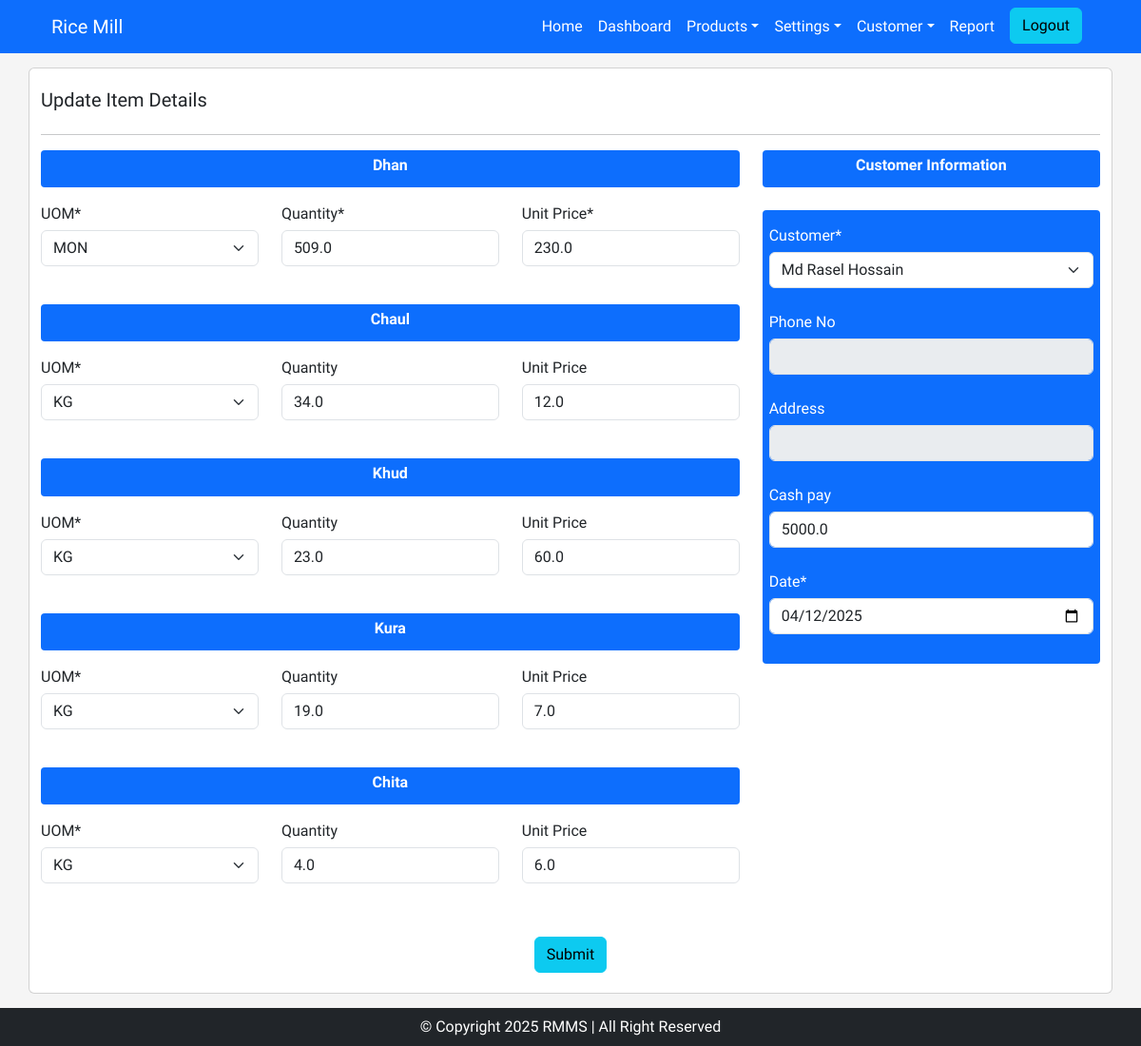
Screenshot of /add-items-details/update/1 (signed in) with the database file from the repository.
### rice_mill/models.py (models this page shows, shortened)
class AddItemsDetails(models.Model):
    customer = models.ForeignKey(Customer, on_delete=models.PROTECT, related_name='addItemDetails_customer')
    date = models.DateTimeField()
    cash_pay = models.FloatField(blank=True, null=True)
    dhan_uom = models.ForeignKey(Uom, on_delete=models.PROTECT, related_name="additems_uom_dhan")
    dhan_qty = models.FloatField()
    dhan_unit_price = models.FloatField()
    dhan_total = models.FloatField(blank=True, null=True)
    chaul_uom = models.ForeignKey(Uom, on_delete=models.PROTECT, related_name="additems_uom_chaul")
    chaul_qty = models.FloatField(blank=True, null=True)
    chaul_unit_price = models.FloatField(blank=True, null=True)
    chaul_total = models.FloatField(blank=True, null=True)
    khud_uom = models.ForeignKey(Uom, on_delete=models.PROTECT, related_name="additems_uom_khud")
    khud_qty = models.FloatField(blank=True, null=True)
    khud_unit_price = models.FloatField(blank=True, null=True)
    khud_total = models.FloatField(blank=True, null=True)
    kura_uom = models.ForeignKey(Uom, on_delete=models.PROTECT, related_name="additems_uom_kura")
    kura_qty = models.FloatField(blank=True, null=True)
    kura_unit_price = models.FloatField(blank=True, null=True)
    kura_total = models.FloatField(blank=True, null=True)
    chita_uom = models.ForeignKey(Uom, on_delete=models.PROTECT, related_name="additems_uom_chita")
    chita_qty = models.FloatField(blank=True, null=True)
    chita_unit_price = models.FloatField(blank=True, null=True)
    chita_total = models.FloatField(blank=True, null=True)

### rice_mill/views.py (the view, shortened to what this page needs)
# urls.py: path('add-items-details/update/<int:pk>', addItems_details_update_view, name='add_items_details_update'),
@login_required(login_url='login')
def addItems_details_update_view(request, pk):
    get_obj = AddItemsDetails.objects.get(id=pk)
    form = AddItemsDetailsForm(instance=get_obj)
    context = {
        'form': form
    }
    return render(request, 'pages/add_Items_details/update.html', context)

### rice_mill/models.py (called while the page is built)
    def __str__(self):
        return self.customer_name

    def __str__(self):
        return self.uom_name

### rice_mill/templates/pages/add_Items_details/update.html (shortened to what this page needs)
{% extends "base.html" %}
{% load crispy_forms_tags %}
{% block content %}
<div class="container base-container card" style="background-color: white;">
    <div class="row mt-3">
        <div class="col-md-6">
            <div class="title-text">
                <h5>Update Item Details</h5>
            </div>
        </div>
    </div>
    <hr>
    <div class="row">
        <form action="" method="POST">
            <div class="row">
                <div class="col-md-8 items_info">
                    <div class="item_heading text-center">
                        <h6>Dhan</h6>
                    </div>
                    <div class="row my-3 mb-4">
                        <div class="col-md-4">
                            {{form.dhan_uom|as_crispy_field}}
                        </div>
                        <div class="col-md-4">
                            {{form.dhan_qty|as_crispy_field}}
                        </div>
                        <div class="col-md-4">
                            {{form.dhan_unit_price|as_crispy_field}}
                        </div>
                    </div>
                    <div class="item_heading text-center">
                        <h6>Chaul</h6>
                    </div>
                    <div class="row my-3 mb-4">
                        <div class="col-md-4">
                            {{form.chaul_uom|as_crispy_field}}
                        </div>
                        <div class="col-md-4">
                            {{form.chaul_qty|as_crispy_field}}
                        </div>
                        <div class="col-md-4">
                            {{form.chaul_unit_price|as_crispy_field}}
                        </div>
                    </div>
                    <div class="item_heading text-center">
                        <h6>Khud</h6>
                    </div>
                    <div class="row my-3 mb-4">
                        <div class="col-md-4">
                            {{form.khud_uom|as_crispy_field}}
                        </div>
                        <div class="col-md-4">
                            {{form.khud_qty|as_crispy_field}}
                        </div>
                        <div class="col-md-4">
                            {{form.khud_unit_price|as_crispy_field}}
                        </div>
                    </div>
                    <div class="item_heading text-center">
                        <h6>Kura</h6>
                    </div>
                    <div class="row my-3 mb-4">
                        <div class="col-md-4">
                            {{form.kura_uom|as_crispy_field}}
                        </div>
                        <div class="col-md-4">
                            {{form.kura_qty|as_crispy_field}}
                        </div>
                        <div class="col-md-4">
                            {{form.kura_unit_price|as_crispy_field}}
                        </div>
                    </div>
                    <div class="item_heading text-center">
                        <h6>Chita</h6>
                    </div>
                    <div class="row my-3 mb-4">
                        <div class="col-md-4">
                            {{form.chita_uom|as_crispy_field}}
                        </div>
                        <div class="col-md-4">
                            {{form.chita_qty|as_crispy_field}}
                        </div>
                        <div class="col-md-4">
                            {{form.chita_unit_price|as_crispy_field}}
                        </div>
                    </div>
                </div>
                <div class="col-md-4">
                    <div class="item_heading text-center">
                        <h6>Customer Information</h6>
                    </div>
                    <br>
                    <div class="customer_info">
                        <div class="row my-2">
                            <div class="col-md-12">
                                {{form.customer|as_crispy_field}}
                            </div>
                        </div>
                        <div class="row my-2">
                            <div class="col-md-12">
                                {{form.phone_no|as_crispy_field}}
                            </div>
                        </div>
                        <div class="row my-2">
                            <div class="col-md-12">
                                {{form.address|as_crispy_field}}
                            </div>
                        </div>
                        <div class="row my-2">
                            <div class="col-md-12">
                                {{form.cash_pay|as_crispy_field}}
                            </div>
                        </div>
                        <div class="row my-2">
                            <div class="col-md-12">
                                {{form.date|as_crispy_field}}
                            </div>
                        </div>
                    </div>
                </div>
            </div>
            <div class='text-center m-3'>
                <button type="submit" class="btn btn-info">Submit</button>
            </div>
        </form>
    </div>
</div>
{% endblock  %}

### rice_mill/static/css/styles.css (style rules this page uses)
* { font-family: "News Cycle", sans-serif; margin: 0; padding: 0; }
.base-container { padding: 5px 20px; margin-top: 15px; margin-bottom: 15px; border-radius: 5px; }
.container.base-container.card { min-height: 100vh; }
.item_heading { background-color: #0d6efd; border-radius: 4px; padding: 6px 0; }
.item_heading h6 { color: white; font-weight: bold; }
.customer_info { border: 2px dashed #0d6efd; background-color: #0d6efd; border-radius: 4px; padding: 5px 5px; }
.customer_info label { color: white; margin-bottom: 5px; }
.items_info label { margin-bottom: 5px; }

### rows the page displays
AddItemsDetails: dhan_uom "MON", dhan_qty "509.0", dhan_unit_price "230.0", chaul_uom "KG", chaul_qty "34.0", chaul_unit_price "12.0", khud_uom "KG", khud_qty "23.0", khud_unit_price "60.0", kura_uom "KG", kura_qty "19.0", kura_unit_price "7.0", chita_uom "KG", chita_qty "4.0", chita_unit_price "6.0", customer "Md Rasel Hossain", cash_pay "5000.0", date "04/12/2025"
